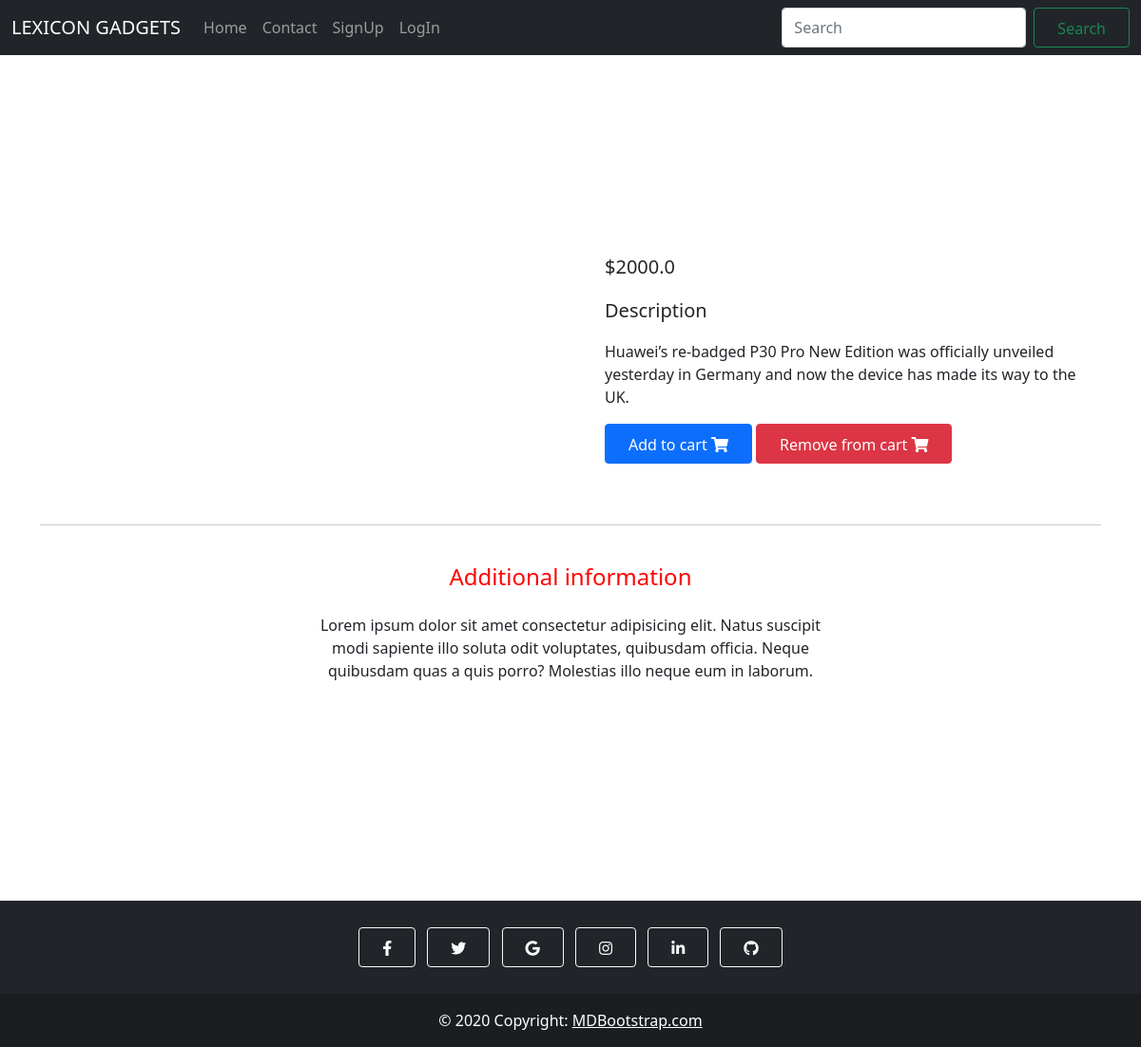
/card1/huawei-p30, run on the app's committed database.
### lexiconapp/models.py (models this page shows, shortened)
class Product(models.Model):
    title = models.CharField(max_length=255)
    description = models.CharField(max_length=255)
    price = models.FloatField()
    brand = models.CharField(max_length=255)
    category = models.CharField(choices=CATEGORIES,max_length=255)
    images = models.URLField(max_length=255)
    slug = models.SlugField()
    def get_add_to_cart_url(self):
         return reverse("add-to-cart", kwargs={
            'slug': self.slug
        })
    def get_remove_from_cart_url(self):
         return reverse("remove-from-cart", kwargs={
            'slug': self.slug
        })

### lexiconapp/views.py (the view)
# urls.py: path("card1/<str:slug>", ItemDetailView.as_view(), name='product-view'),
class ItemDetailView(DetailView):
    model = Product
    template_name = "lexiconapp/product.html"

### templates/lexiconapp/product.html (shortened to what this page needs)
{% extends 'lexiconapp/base.html' %} {% block body_block %}
<main class="mt-5 pt-4">
  <div class="container dark-grey-text mt-5">
    <div class="row wow fadeIn">
      <div class="col-md-6 mb-4">
      </div>
      <div class="col-md-6 mb-4">
        <div class="p-4">
          <div class="mb-3">
            <a href="">
              <span class="badge purple mr-1"
                >{{ object.get_category_display }}</span
              >
            </a>
          </div>
          <p class="lead">
            {% if object.discount_price %}
            <span class="mr-1">
              <del>${{ object.price }}</del>
            </span>
            <span>${{ object.discount_price }}</span>
            {% else %}
            <span>${{ object.price }}</span>
            {% endif %}
          </p>
          <p class="lead font-weight-bold">Description</p>
          <p>{{ object.description }}</p>
          <a
            href="{{ object.get_add_to_cart_url }}"
            class="btn btn-primary btn-md my-0 p"
          >
            Add to cart
            <i class="fas fa-shopping-cart ml-1"></i>
          </a>
          <a
            href="{{ object.get_remove_from_cart_url }}"
            class="btn btn-danger btn-md my-0 p"
          >
            Remove from cart
            <i class="fas fa-shopping-cart ml-1"></i>
          </a>
        </div>
      </div>
    </div>
    <hr />
    <div class="row d-flex justify-content-center wow fadeIn">
      <div class="col-md-6 text-center">
        <h4 class="my-4 h4">Additional information</h4>
        <p>
          Lorem ipsum dolor sit amet consectetur adipisicing elit. Natus
          suscipit modi sapiente illo soluta odit voluptates, quibusdam officia.
          Neque quibusdam quas a quis porro? Molestias illo neque eum in
          laborum.
        </p>
      </div>
    </div>
    <div class="row wow fadeIn">
      <div class="col-lg-4 col-md-12 mb-4">
      </div>
      <div class="col-lg-4 col-md-6 mb-4">
      </div>
      <div class="col-lg-4 col-md-6 mb-4">
      </div>
    </div>
  </div>
</main>
{% endblock %}

### templates/lexiconapp/base.html (shortened to what this page needs)
<!DOCTYPE html>
{% load cart_template_tags %}
{% load static %}
<html>
  <head>
    <link
      rel="stylesheet"
      href="https://cdn.jsdelivr.net/npm/bootstrap-icons@1.5.0/font/bootstrap-icons.css"
    />
    <link
      rel="stylesheet"
      href="https://cdnjs.cloudflare.com/ajax/libs/twitter-bootstrap/5.0.0-beta3/css/bootstrap.min.css"
    />
    <link rel="stylesheet" href="https://cdnjs.cloudflare.com/ajax/libs/font-awesome/5.15.2/css/all.min.css" />
    <link rel="stylesheet" href="{% static 'css/index.css' %}" />
  </head>
  <body  >
   <div>
    <nav  class="navbar navbar-expand-lg navbar-dark bg-dark sticky-top" >
      <div class="container-fluid">
        <a class="navbar-brand" href="#">LEXICON GADGETS</a>
        <div class="collapse navbar-collapse" id="navbarSupportedContent">
          <ul class="navbar-nav me-auto mb-2 mb-lg-0">
            <li class="nav-item">
              <a class="nav-link" href="{% url 'card' %}">Home</a>
            </li>
            <li class="nav-item">
              <a class="nav-link" href="{% url 'contact' %}">Contact</a>
            </li>
            {% if user.is_authenticated %}
            <li class="nav-item">
              <a class="nav-link" href="{% url 'orders' %}">Orders</a>
            </li>
          <li class="nav-item">
            <a class="nav-link" href="{% url 'userlogout' %}">Logout</a>
          </li>
           <li class="nav-item">
              <a class="nav-link" href="{% url 'profile' %}">profile</a>
            </li>
        {% else %}
            <li class="nav-item">
              <a class="nav-link" href="{% url 'signup' %}">SignUp</a>
            </li>
            <li class="nav-item">
              <a class="nav-link" href="{% url 'userlogin' %}">LogIn</a>
            </li>
            {% endif %}
          </ul>
          <form class="d-flex" methode="post" action="/search">
            <input
              class="form-control me-2"
              type="search"
              name="query"
              id="query"
              placeholder="Search"
              aria-label="Search"
            />
            <button class="btn btn-outline-success" type="submit">
              Search
            </button>
          </form>
        </div>
      </div>
    </nav>
    <br>
    <div >
      {% block body_block %}
      {% endblock %}
   </div>
   <footer class="bg-dark text-center text-white">
    <div class="container p-4 pb-0">
      <section class="mb-4">
        <a class="btn btn-outline-light btn-floating m-1" href="#!" role="button"
          ><i class="fab fa-facebook-f"></i
        ></a>
        <a class="btn btn-outline-light btn-floating m-1" href="#!" role="button"
          ><i class="fab fa-twitter"></i
        ></a>
        <a class="btn btn-outline-light btn-floating m-1" href="#!" role="button"
          ><i class="fab fa-google"></i
        ></a>
        <a class="btn btn-outline-light btn-floating m-1" href="#!" role="button"
          ><i class="fab fa-instagram"></i
        ></a>
        <a class="btn btn-outline-light btn-floating m-1" href="#!" role="button"
          ><i class="fab fa-linkedin-in"></i
        ></a>
        <a class="btn btn-outline-light btn-floating m-1" href="#!" role="button"
          ><i class="fab fa-github"></i
        ></a>
      </section>
    </div>
    <div class="text-center p-3" style="background-color: rgba(0, 0, 0, 0.2);">
      © 2020 Copyright:
      <a class="text-white" href="https://mdbootstrap.com/">MDBootstrap.com</a>
    </div>
  </footer>
  </div>
  </body>
<html lang="en">
</html>

### static/css/index.css (style rules this page uses)
.btn { padding: .55rem 1.5rem .45rem; }
html { position: relative; min-height: 100%; padding-bottom: 160px; }
body { margin-bottom: 160px; }
h4 { color: red; }
footer { position: absolute; bottom: 0; width: 100%; overflow: hidden; }

### data on the page
Product: price "2000.0", description "Huawei’s re-badged P30 Pro New Edition was officially unveiled yesterday in Germany and now the device has made its way to the UK."
